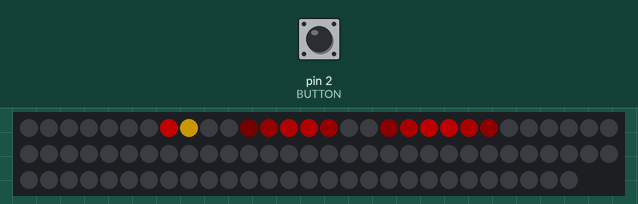
This sketch was run on a simulated Arduino Uno, built with avr-gcc and run on an emulated ATmega328P. On the bench: 88 RGB LEDs in strip order, left to right, continuing on the next row. The test bench sets the inputs (shaded band); at power-on: pin 2 (BUTTON) HIGH. Dim RGB values are drawn brighter than linear; random numbers use the default seed unless the sketch sets one.

Above: at 1.28 s.
1.3 s: pin 2 (BUTTON) pulled LOW for 0.15 s
2.0 s: pin 2 (BUTTON) pulled LOW for 1 s
At 3.43 s:
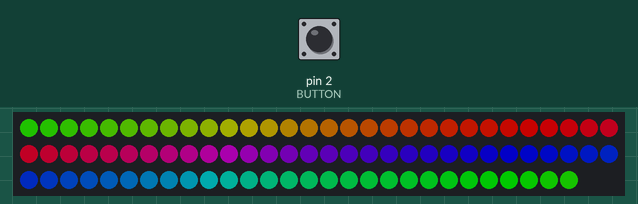
3.6 s: pin 2 (BUTTON) pulled LOW for 0.15 s
At 3.85 s:
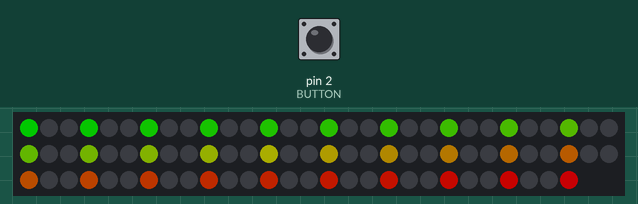
4.3 s: pin 2 (BUTTON) pulled LOW for 0.15 s
At 4.86 s:
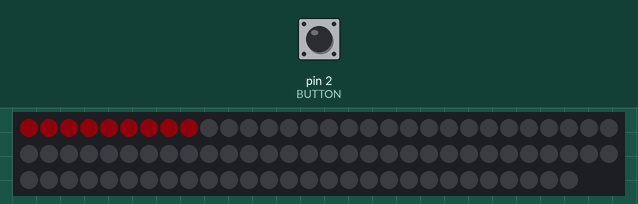
5.0 s: pin 2 (BUTTON) pulsed LOW 2 times (0.12 s each, 0.3 s apart)
At 5.19 s:
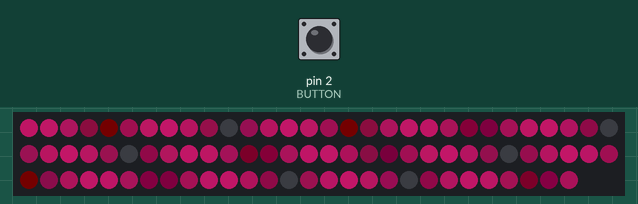

The sketch:

AllEffects_FastLED_art-sense.ino
```cpp
#include "FastLED.h"
#include "const.h"
#include "fire.h"
#include "led_helpers.h"
#include "lgbtq.h"
#include "meteor_rain.h"
#include "rainbow.h"
#include "running_lights.h"
#include "timer.h"

#define BUTTON 2
#define BRIGHTNESS 100
#define LED_PIN 5
#define LED_TYPE WS2812

enum Effect {
  FIRE,
  LGBTQ,
  RAINBOW_CYCLE,
  RAINBOW_THEATER_CHASE,
  METEOR_RAIN,
  RUNNING_LIGHTS,
  END_OF_EFFECTS
};
static byte selectedEffect = FIRE;
static bool effectChanged = false;

void setup() {
  FastLED.addLeds<LED_TYPE, LED_PIN, GRB>(leds, NUM_LEDS).setCorrection(TypicalLEDStrip);
  pinMode(2, INPUT_PULLUP);
  attachInterrupt(digitalPinToInterrupt(BUTTON), changeEffect, CHANGE);
  FastLED.clear();
  Serial.begin(9600);
}

void loop() {
  FastLED.setBrightness(BRIGHTNESS);

  if (effectChanged) {
    stopTimer();
    setAllPixels(0, 0, 0);
    effectChanged = false;
  }

  switch (selectedEffect) {

    case FIRE:
      {
        int coolingRate = 55;
        int sparkingRate = 90;
        int speedDelay = 120;
        fire(coolingRate, sparkingRate, speedDelay);
        break;
      }

    case LGBTQ:
      {
        int speedDelay = 50;
        lgbtq(speedDelay);
        break;
      }

    case RAINBOW_CYCLE:
      {
        int speedDelay = 20;
        rainbowCycle(speedDelay);
        break;
      }

    case RAINBOW_THEATER_CHASE:
      {
        int speedDelay = 200;
        rainbowTheaterChase(speedDelay);
        break;
      }

    case METEOR_RAIN:
      {
        int meteorSize = 10;
        int trailDecay = 64;
        bool randomTrailDecay = true;
        int speedDelay = 30;
        meteorRain(0x25, 0x00, 0x05, meteorSize, trailDecay, randomTrailDecay, speedDelay);
        break;
      }

    case RUNNING_LIGHTS:
      {
        int speedDelay = 100;
        runningLightsLgbtq(speedDelay);
        break;
      }
  }

  FastLED.show();
}

void changeEffect() {
  if (digitalRead(BUTTON) == HIGH) {
    selectedEffect = (selectedEffect + 1) % END_OF_EFFECTS;
    effectChanged = true;
  }
}
```

const.h
```cpp
#ifndef CONST_H
#define CONST_H

#define NUM_LEDS 88

#endif
```

fire.cpp
```cpp
#include <Arduino.h>
#include "const.h"
#include "led_helpers.h"
#include "timer.h"

static byte heat[NUM_LEDS];

void setPixelHeatColor(int pixel, byte temperature) {
  // Scale 'heat' down from 0-255 to 0-191
  byte t192 = round((temperature/255.0)*191);
  // 0..63
  byte heatramp = t192 & 0x3F;
  // scale up to 0..252
  heatramp <<= 2;

  // figure out which third of the spectrum we're in:
  // hottest
  if (t192 > 0x80) {
    setPixel(pixel, 255, 255, heatramp);
  }
  // middle
  else if (t192 > 0x40 ) {
    setPixel(pixel, 255, heatramp, 0);
  }
  // coolest
  else {
    setPixel(pixel, heatramp, 0, 0);
  }
}

// Cool down every cell a little
void cool_down(int cooling) {
  int cooldown;
  for (int i = 0; i < NUM_LEDS; i++) {
    cooldown = random(0, (cooling * 10 / NUM_LEDS) + 2);

    if (cooldown > heat[i]) {
      heat[i] = 0;
    }
    else {
      heat[i] = heat[i] - cooldown;
    }
  }
}

// Heat from each cell drifts up and diffuses a little
void heat_up() {
  for (int i = NUM_LEDS - 1; i >= 2; i--) {
    heat[i] = (heat[i - 1] + heat[i - 2] + heat[i - 2]) / 3;
  }
}

// Randomly ignite new sparks near the bottom
void ignite(int sparking) {
  if (random(255) < sparking) {
    int randomBottomLed = random(7);
    heat[randomBottomLed] += random(160, 255);
  }
}

void fire(int cooling, int sparking, int speedDelay) {
  if (timerIsRunning() && !intervalHasPassed(speedDelay)) {
    return;
  }
  startTimer();

  cool_down(cooling);
  heat_up();
  ignite(sparking);

  for (int i = 0; i < NUM_LEDS; i++) {
    setPixelHeatColor(i, heat[i]);
  }
}
```

fire.h
```cpp
void fire(int cooling, int sparking, int speedDelay);
```

led_helpers.cpp
```cpp
#include <Arduino.h>
#include "FastLED.h"
#include "const.h"

CRGB leds[NUM_LEDS];

void showStrip() {
  FastLED.show();
}

void setPixel(int Pixel, byte red, byte green, byte blue) {
  leds[Pixel].r = red;
  leds[Pixel].g = green;
  leds[Pixel].b = blue;
}

void setAllPixels(byte red, byte green, byte blue) {
  for (int i = 0; i < NUM_LEDS; i++) {
    setPixel(i, red, green, blue);
  }
  showStrip();
}
```

led_helpers.h
```cpp
#ifndef LED_HELPERS_H
#define LED_HELPERS_H

#include "FastLED.h"

extern CRGB leds[];

void showStrip();
void setPixel(int Pixel, byte red, byte green, byte blue);
void setAllPixels(byte red, byte green, byte blue);

#endif
```

lgbtq.cpp
```cpp
#include "const.h"
#include "led_helpers.h"
#include "lgbtq_colors.h"
#include "timer.h"

static int currentLed = 0;
static byte currentColor = HOT_PINK;

void lgbtqLoop() {
  currentLed = (currentLed + 1) % NUM_LEDS;

  if (currentLed == 0) {
    currentLed = 2 * NUM_LEDS / 3;
    currentColor = (currentColor + 1) % LAST_COLOR;
  }
}

void lgbtq(int speedDelay) {
  if (timerIsRunning() && !intervalHasPassed(speedDelay)) {
    return;
  }
  else if (!timerIsRunning()) {
    currentLed = 2 * NUM_LEDS / 3;
  }
  startTimer();

  int numLedsAll = NUM_LEDS;
  int numLedsThird = NUM_LEDS / 3;
  int numLedsTwoThirds = 2 * NUM_LEDS / 3;

  byte *color = lgbtqColors[currentColor];
  byte *colorPlus1 = lgbtqColors[(currentColor + 1) % LAST_COLOR];
  byte *colorPlus2 = lgbtqColors[(currentColor + 2) % LAST_COLOR];

  setPixel(currentLed, color[0], color[1], color[2]);
  if (currentLed >= numLedsThird) {
    byte *colorPlus1 = lgbtqColors[(currentColor + 1) % LAST_COLOR];
    setPixel(currentLed - numLedsThird, colorPlus1[0], colorPlus1[1], colorPlus1[2]);
  }
  if (currentLed >= numLedsTwoThirds) {
    byte *colorPlus2 = lgbtqColors[(currentColor + 2) % LAST_COLOR];
    setPixel(currentLed - numLedsTwoThirds, colorPlus2[0], colorPlus2[1], colorPlus2[2]);
  }

  lgbtqLoop();
}
```

lgbtq.h
```cpp
void lgbtq(int speedDelay);
```

lgbtq_colors.h
```cpp
#ifndef LGBTQ_COLORS_H
#define LGBTQ_COLORS_H

enum Color {
  HOT_PINK,
  RED,
  ORANGE,
  YELLOW,
  GREEN,
  TURQUOISE,
  INDIGO,
  VIOLET,
  LAST_COLOR
};

static byte lgbtqColors[LAST_COLOR][3] = {
  {0xe3, 0x1c, 0x79}, // HOT_PINK
  {0xff, 0x00, 0x00}, // RED
  {0xff, 0x50, 0x00}, // ORANGE
  {0xff, 0x88, 0x00}, // YELLOW
  {0x00, 0xaa, 0x00}, // GREEN
  {0x00, 0x6e, 0x33}, // TURQUOISE
  {0x15, 0x00, 0x80}, // INDIGO
  {0x20, 0x00, 0x40}  // VIOLET
};

#endif
```

meteor_rain.cpp
```cpp
#include "const.h"
#include "led_helpers.h"
#include "timer.h"

static int currentLed = 0;
const int distanceBetweenMeteors = NUM_LEDS/2;

void meteorRainLoop() {
  currentLed = (currentLed + 1) % (NUM_LEDS + distanceBetweenMeteors);
}

void meteorRain(byte red, byte green, byte blue, byte meteorSize, byte meteorTrailDecay, bool meteorRandomDecay, int speedDelay) {
  if (timerIsRunning() && !intervalHasPassed(speedDelay)) {
    return;
  }
  else if (!timerIsRunning()) {
    setAllPixels(0, 0, 0);
  }
  startTimer();

  for (int i = 0; i < NUM_LEDS; i++) {
    if (!meteorRandomDecay || random(10) > 5) {
      leds[i].fadeToBlackBy(meteorTrailDecay);
    }
  }

  for (int i = 0; i < meteorSize; i++) {
    int led = currentLed - i;
    if (led < NUM_LEDS && led >= 0) {
      setPixel(led, red, green, blue);
    }
  }

  meteorRainLoop();
}
```

meteor_rain.h
```cpp
void meteorRain(byte red, byte green, byte blue, byte meteorSize, byte meteorTrailDecay, bool meteorRandomDecay, int speedDelay);
```

rainbow.cpp
```cpp
#include "const.h"
#include "led_helpers.h"
#include "timer.h"

const byte red = 0;
const byte green = 1;
const byte blue = 2;

static byte currentOffset = 0;
static byte chaseOffset = 0;

byte* wheelColor(int ledPosition) {
  byte wheelPosition = (ledPosition + currentOffset) % 256;
  static byte c[3];
  if (wheelPosition < 85) {
    c[red] = wheelPosition * 3;
    c[green] = 255 - wheelPosition * 3;
    c[blue] = 0;
  }
  else if (wheelPosition < 170) {
    wheelPosition -= 85;
    c[red] = 255 - wheelPosition * 3;
    c[green] = 0;
    c[blue] = wheelPosition * 3;
  }
  else {
    wheelPosition -= 170;
    c[red] = 0;
    c[green] = wheelPosition * 3;
    c[blue] = 255 - wheelPosition * 3;
  }
  return c;
}

void rainbowLoop() {
  currentOffset = (currentOffset + 1) % 256;
}

void rainbowCycle(int speedDelay) {
  if (timerIsRunning() && !intervalHasPassed(speedDelay)) {
    return;
  }
  startTimer();

  byte *color;
  for (int ledIndex = 0; ledIndex < NUM_LEDS; ledIndex++) {
    int normalizedPosition = ledIndex * 256 / NUM_LEDS;
    color = wheelColor(normalizedPosition);
    setPixel(ledIndex, color[red], color[green], color[blue]);
  }

  rainbowLoop();
}

void rainbowTheaterChaseLoop() {
  chaseOffset = (chaseOffset + 1) % 3;
  if (chaseOffset == 0) {
    currentOffset = (currentOffset + 1) % 256;
  }
}

void rainbowTheaterChase(int speedDelay) {
  if (!timerIsRunning()) {
    currentOffset = 0;
  }
  if (timerIsRunning() && !intervalHasPassed(speedDelay)) {
    return;
  }
  startTimer();

  byte* color;
  for (int ledIndex = 0; ledIndex < NUM_LEDS; ledIndex += 3) {
    color = wheelColor(ledIndex);
    byte ledWithStep = (ledIndex + chaseOffset) % NUM_LEDS;
    setPixel(ledWithStep, color[red], color[green], color[blue]);
    setPixel((ledWithStep - 1) % NUM_LEDS, 0, 0, 0);
  }

  rainbowTheaterChaseLoop();
}
```

rainbow.h
```cpp
void rainbowCycle(int speedDelay);
void rainbowTheaterChase(int speedDelay);
```

running_lights.cpp
```cpp
#include "const.h"
#include "led_helpers.h"
#include "lgbtq_colors.h"
#include "timer.h"

static int currentLed = 0;
static int currentColor = HOT_PINK;

void runningLightsLoop() {
  currentLed = (currentLed + 1) % NUM_LEDS;
  if (currentLed == 0) {
    currentColor = (currentColor + 1) % LAST_COLOR;
  }
}

void runningLights(byte red, byte green, byte blue, int speedDelay) {
  if (timerIsRunning() && !intervalHasPassed(speedDelay)) {
    return;
  }
  startTimer();

  static int position = 0;
  position++;
  for(int i = 0; i < NUM_LEDS; i++) {
    setPixel(
      i,
      ((sin(i + position) * 127 + 128) / 255) * red,
      ((sin(i + position) * 127 + 128) / 255) * green,
      ((sin(i + position) * 127 + 128) / 255) * blue
    );
  }

  runningLightsLoop();
}

void runningLightsLgbtq(int speedDelay) {
  byte *color = lgbtqColors[currentColor];
  runningLights(color[0], color[1], color[2], speedDelay);
}
```

running_lights.h
```cpp
void runningLights(byte red, byte green, byte blue, int speedDelay);
void runningLightsLgbtq(int speedDelay);
```

timer.cpp
```cpp
#include <Arduino.h>

static unsigned long previousMillis = 0;
static bool isRunning = false;

void startTimer() {
  previousMillis = millis();
  isRunning = true;
}

void stopTimer() {
  isRunning = false;
}

bool intervalHasPassed(unsigned long interval) {
  return millis() - previousMillis >= interval;
}

bool timerIsRunning() {
  return isRunning;
}
```

timer.h
```cpp
#ifndef TIMER_H
#define TIMER_H

void startTimer();
void stopTimer();
bool intervalHasPassed(unsigned long interval);
bool timerIsRunning();

#endif
```
